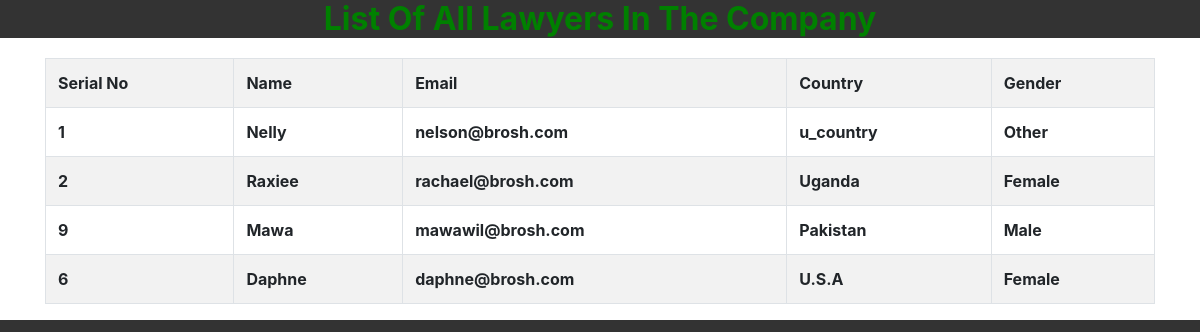
The app's page /admin/lawyers.php (signed in) with its own data.
### tables this page shows
CREATE TABLE `users` (
  `user_id` int(11) NOT NULL,
  `user_name` varchar(100) NOT NULL,
  `user_pass` varchar(100) NOT NULL,
  `user_email` varchar(100) NOT NULL,
  `user_profile` varchar(255) NOT NULL,
  `user_country` text NOT NULL,
  `user_gender` text NOT NULL,
  `forgotten_answer` varchar(100) NOT NULL,
  `log_in` varchar(7) NOT NULL,
  `user_type` varchar(6) NOT NULL,
  `role` varchar(100) DEFAULT NULL,
  `created_at` timestamp NULL DEFAULT CURRENT_TIMESTAMP,
  `updated_at` timestamp NULL DEFAULT CURRENT_TIMESTAMP
);

### admin/lawyers.php (the view, shortened to what this page needs)
<?php
if (!isset($_SESSION['user_email'])) {
		header("Location:officials.php");
		exit();
	}
	else {
?>
<!doctype html>
<html>
    <head>
    <link rel="stylesheet" type="text/css" href="../css/sign_up.css">
	<link rel="stylesheet" type="text/css" href="../css/home.css">
    <link rel="stylesheet" type="text/css" href="../css/dmj.css">
	<link href="https://stackpath.bootstrapcdn.com/bootstrap/4.3.1/css/bootstrap.min.css" rel="stylesheet">
	<link rel="stylesheet" href="//code.jquery.com/ui/1.12.1/themes/base/jquery-ui.css">
	<link href="https://maxcdn.bootstrapcdn.com/font-awesome/4.6.3/css/font-awesome.min.css" rel="stylesheet">
    <link rel="stylesheet" type="text/css" href="css/admin_home.css">
    <link rel="stylesheet" href="https://stackpath.bootstrapcdn.com/bootstrap/4.3.1/css/bootstrap.min.css">
    </head>
    <body>
        <center>
        <h2>List Of All Lawyers In The Company</h2>
         <div class="bs-example">
        <div class="container">
            <div class="row">
                <div class="col-md-12">
                    <?php
                    require_once '../includes/connection.php';
                    $result = mysqli_query($con,"SELECT user_id, user_name, user_email, user_country, user_gender FROM users");
                    ?>
                    <?php
                    if (mysqli_num_rows($result) > 0) {
                    ?>
                      <table class='table table-bordered table-striped'>
                      <tr>
                        <th>Serial No</th>
                        <th>Name</th>
                        <th>Email</th>
                        <th>Country</th>
                        <th>Gender</th>
                      </tr>
                    <?php
                    while($row = mysqli_fetch_array($result)) {
                    ?>
                    <tr>
                        <th><?php echo $row["user_id"]; ?></th>
                        <th><?php echo $row["user_name"]; ?></th>
                        <th><?php echo $row["user_email"]; ?></th>
                        <th><?php echo $row["user_country"]; ?></th>
                        <th><?php echo $row["user_gender"]; ?></th>
                    </tr>
                    <?php
                    }
                    ?>
                    </table>
                     <?php
                    }
                    else{
                        echo "No result found";
                    }
                    ?>
                </div>
            </div>
        </div>
    </div>
        </center>
    </body>
</html>
<?php } ?>

### css/sign_up.css (style rules this page uses)
body { color: #999; background-image:url(../images/image1.jpg); font-family: 'Roboto', sana-serif; background-size: cover; }

### css/dmj.css (style rules this page uses)
html { background: #333; -webkit-font-smoothing: antialiased; font-family: "lucida sans",sans serif; }
body { margin: 0; background-color: bisque;; overflow: auto; color: white; font: courier new; }

### css/admin_home.css (style rules this page uses)
body { background-color: #333; }
table { align-content: center; width: auto; height: auto; }
tr th { font-weight:bold; }
tr th, tr td { padding:5px; border-radius: 20px solid #C1DAD7; }
th { border: 5px solid #C1DAD7; }
body { width:100%; }

### admin/lawyers.php (style rules this page uses)
.bs-example { margin: 20px; }
h2 { align-content: center; color: green; font-weight: bolder; background-color: #333; }

### records on screen
users: user_id "1", user_name "Nelly", user_email "nelson@brosh.com", user_country "u_country", user_gender "Other"
users: user_id "2", user_name "Raxiee", user_email "rachael@brosh.com", user_country "Uganda", user_gender "Female"
users: user_id "9", user_name "Mawa", user_email "mawawil@brosh.com", user_country "Pakistan", user_gender "Male"
users: user_id "6", user_name "Daphne", user_email "daphne@brosh.com", user_country "U.S.A", user_gender "Female"
